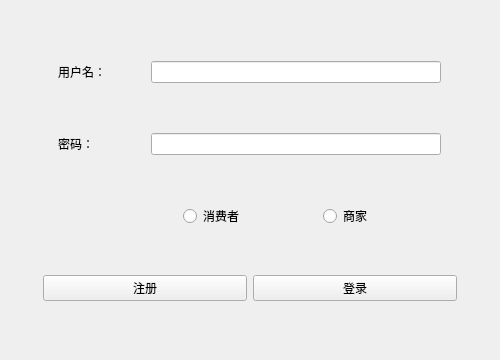
<?xml version="1.0" encoding="UTF-8"?>
<ui version="4.0">
 <class>Login</class>
 <widget class="QWidget" name="Login">
  <property name="geometry">
   <rect>
    <x>0</x>
    <y>0</y>
    <width>500</width>
    <height>360</height>
   </rect>
  </property>
  <property name="windowTitle">
   <string>Form</string>
  </property>
  <layout class="QHBoxLayout" name="horizontalLayout">
   <item>
    <widget class="QWidget" name="widget" native="true">
     <property name="minimumSize">
      <size>
       <width>450</width>
       <height>300</height>
      </size>
     </property>
     <property name="maximumSize">
      <size>
       <width>450</width>
       <height>300</height>
      </size>
     </property>
     <layout class="QVBoxLayout" name="verticalLayout_3">
      <item>
       <widget class="QWidget" name="widget_2" native="true">
        <layout class="QHBoxLayout" name="horizontalLayout_3">
         <item>
          <widget class="QLabel" name="label">
           <property name="sizePolicy">
            <sizepolicy hsizetype="Fixed" vsizetype="Fixed">
             <horstretch>0</horstretch>
             <verstretch>0</verstretch>
            </sizepolicy>
           </property>
           <property name="minimumSize">
            <size>
             <width>72</width>
             <height>0</height>
            </size>
           </property>
           <property name="text">
            <string>用户名：</string>
           </property>
          </widget>
         </item>
         <item>
          <widget class="QLineEdit" name="userName">
           <property name="sizePolicy">
            <sizepolicy hsizetype="Fixed" vsizetype="Fixed">
             <horstretch>0</horstretch>
             <verstretch>0</verstretch>
            </sizepolicy>
           </property>
           <property name="minimumSize">
            <size>
             <width>290</width>
             <height>0</height>
            </size>
           </property>
           <property name="maximumSize">
            <size>
             <width>290</width>
             <height>16777215</height>
            </size>
           </property>
          </widget>
         </item>
        </layout>
       </widget>
      </item>
      <item>
       <widget class="QWidget" name="widget_3" native="true">
        <layout class="QHBoxLayout" name="horizontalLayout_4">
         <item>
          <widget class="QLabel" name="label_2">
           <property name="sizePolicy">
            <sizepolicy hsizetype="Fixed" vsizetype="Preferred">
             <horstretch>0</horstretch>
             <verstretch>0</verstretch>
            </sizepolicy>
           </property>
           <property name="minimumSize">
            <size>
             <width>72</width>
             <height>0</height>
            </size>
           </property>
           <property name="text">
            <string>密码：</string>
           </property>
          </widget>
         </item>
         <item>
          <widget class="QLineEdit" name="password">
           <property name="sizePolicy">
            <sizepolicy hsizetype="Fixed" vsizetype="Fixed">
             <horstretch>0</horstretch>
             <verstretch>0</verstretch>
            </sizepolicy>
           </property>
           <property name="minimumSize">
            <size>
             <width>290</width>
             <height>0</height>
            </size>
           </property>
           <property name="maximumSize">
            <size>
             <width>290</width>
             <height>16777215</height>
            </size>
           </property>
           <property name="echoMode">
            <enum>QLineEdit::Password</enum>
           </property>
          </widget>
         </item>
        </layout>
       </widget>
      </item>
      <item>
       <widget class="QWidget" name="widget_6" native="true">
        <layout class="QHBoxLayout" name="horizontalLayout_6">
         <item>
          <spacer name="horizontalSpacer_5">
           <property name="orientation">
            <enum>Qt::Horizontal</enum>
           </property>
           <property name="sizeType">
            <enum>QSizePolicy::Fixed</enum>
           </property>
           <property name="sizeHint" stdset="0">
            <size>
             <width>140</width>
             <height>20</height>
            </size>
           </property>
          </spacer>
         </item>
         <item>
          <widget class="QRadioButton" name="radioButton">
           <property name="text">
            <string>消费者</string>
           </property>
          </widget>
         </item>
         <item>
          <widget class="QRadioButton" name="radioButton_2">
           <property name="text">
            <string>商家</string>
           </property>
          </widget>
         </item>
        </layout>
       </widget>
      </item>
      <item>
       <widget class="QWidget" name="widget_4" native="true">
        <layout class="QHBoxLayout" name="horizontalLayout_5">
         <item>
          <widget class="QPushButton" name="btn_reg">
           <property name="text">
            <string>注册</string>
           </property>
          </widget>
         </item>
         <item>
          <widget class="QPushButton" name="btn_login">
           <property name="text">
            <string>登录</string>
           </property>
          </widget>
         </item>
        </layout>
       </widget>
      </item>
     </layout>
    </widget>
   </item>
  </layout>
 </widget>
 <resources/>
 <connections/>
</ui>
